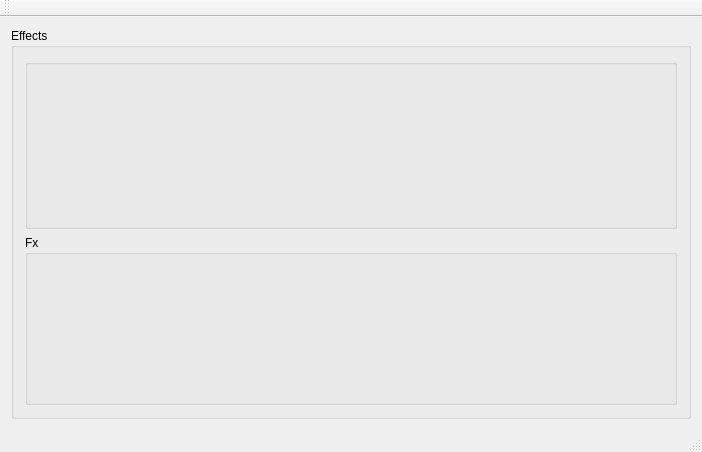
<?xml version="1.0" encoding="UTF-8"?>
<ui version="4.0">
 <class>MainWindow</class>
 <widget class="QMainWindow" name="MainWindow">
  <property name="geometry">
   <rect>
    <x>0</x>
    <y>0</y>
    <width>702</width>
    <height>452</height>
   </rect>
  </property>
  <property name="windowTitle">
   <string>EffectsApp</string>
  </property>
  <widget class="QWidget" name="centralWidget">
   <layout class="QHBoxLayout" name="horizontalLayout">
    <item>
     <widget class="QGroupBox" name="groupBox_Synth">
      <property name="title">
       <string>Effects</string>
      </property>
      <layout class="QVBoxLayout" name="verticalLayout">
       <item>
        <widget class="QGroupBox" name="groupBox_AudioDevice">
         <property name="title">
          <string/>
         </property>
         <layout class="QHBoxLayout" name="horizontalLayout_2">
          <item>
           <widget class="QLabel" name="label">
            <property name="text">
             <string/>
            </property>
           </widget>
          </item>
         </layout>
        </widget>
       </item>
       <item>
        <widget class="QGroupBox" name="groupBox_Fx">
         <property name="title">
          <string>Fx</string>
         </property>
         <layout class="QHBoxLayout" name="horizontalLayout_6">
          <item>
           <widget class="QLabel" name="label_5">
            <property name="text">
             <string/>
            </property>
           </widget>
          </item>
         </layout>
        </widget>
       </item>
      </layout>
     </widget>
    </item>
   </layout>
  </widget>
  <widget class="QMenuBar" name="menuBar">
   <property name="geometry">
    <rect>
     <x>0</x>
     <y>0</y>
     <width>702</width>
     <height>25</height>
    </rect>
   </property>
  </widget>
  <widget class="QToolBar" name="mainToolBar">
   <attribute name="toolBarArea">
    <enum>TopToolBarArea</enum>
   </attribute>
   <attribute name="toolBarBreak">
    <bool>false</bool>
   </attribute>
  </widget>
  <widget class="QStatusBar" name="statusBar"/>
 </widget>
 <layoutdefault spacing="6" margin="11"/>
 <resources/>
 <connections/>
</ui>
